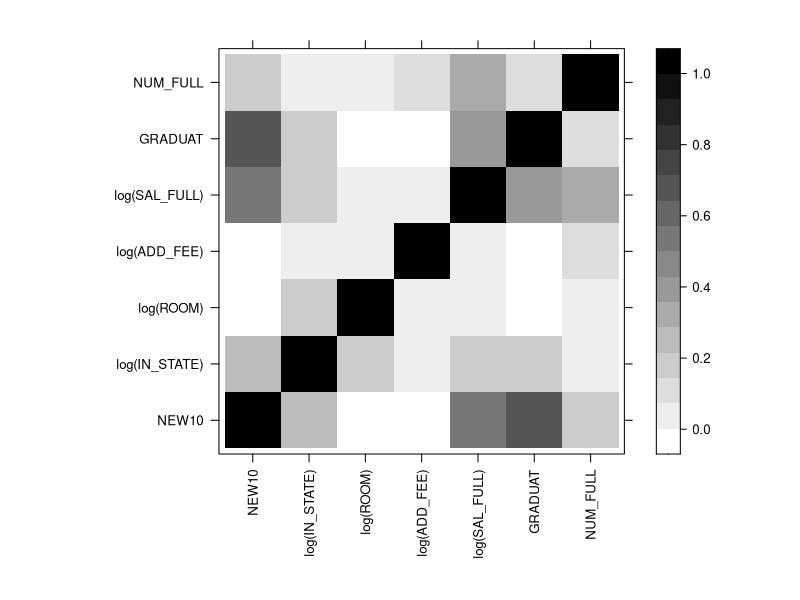
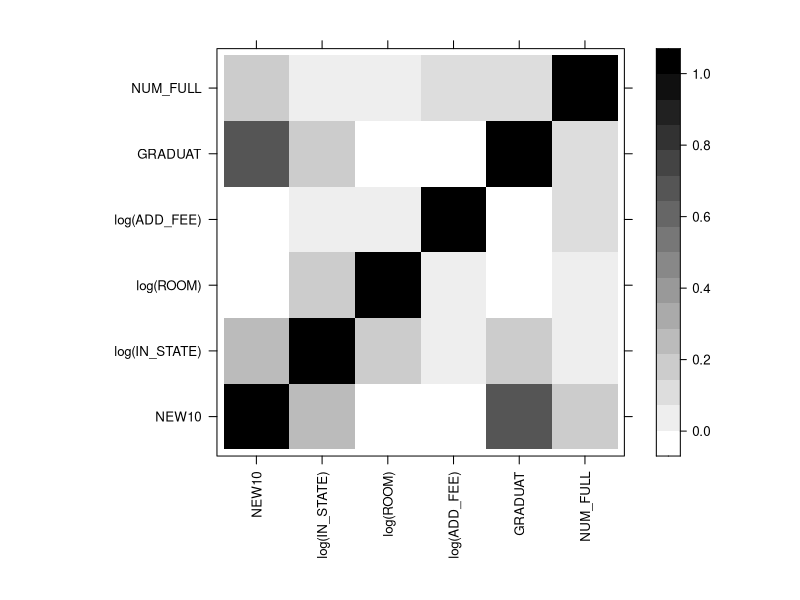
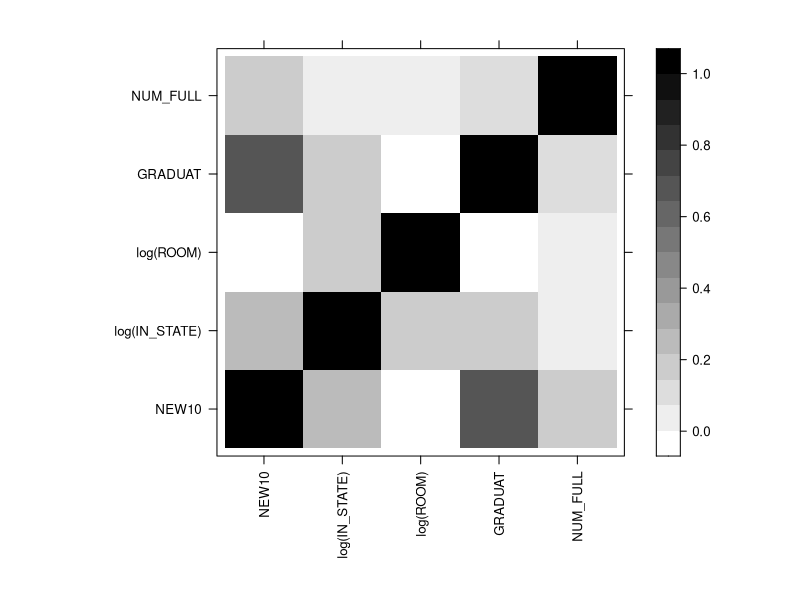
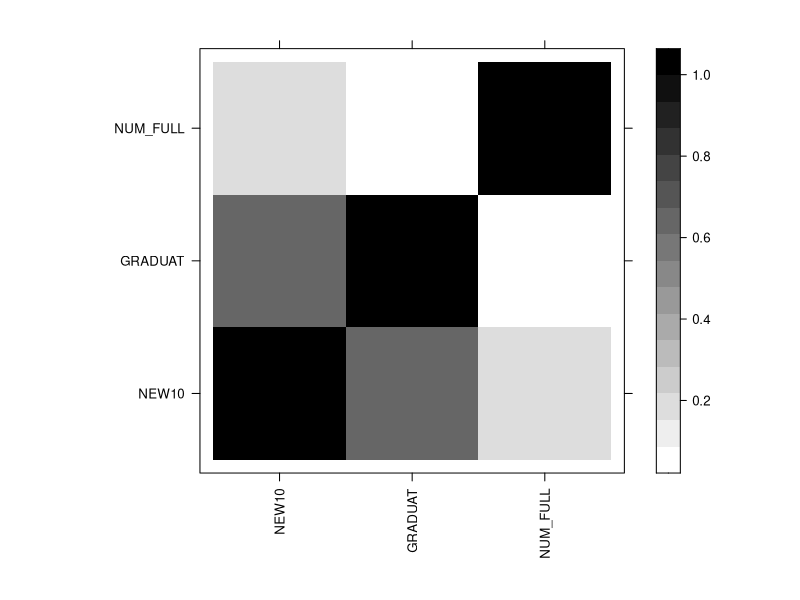
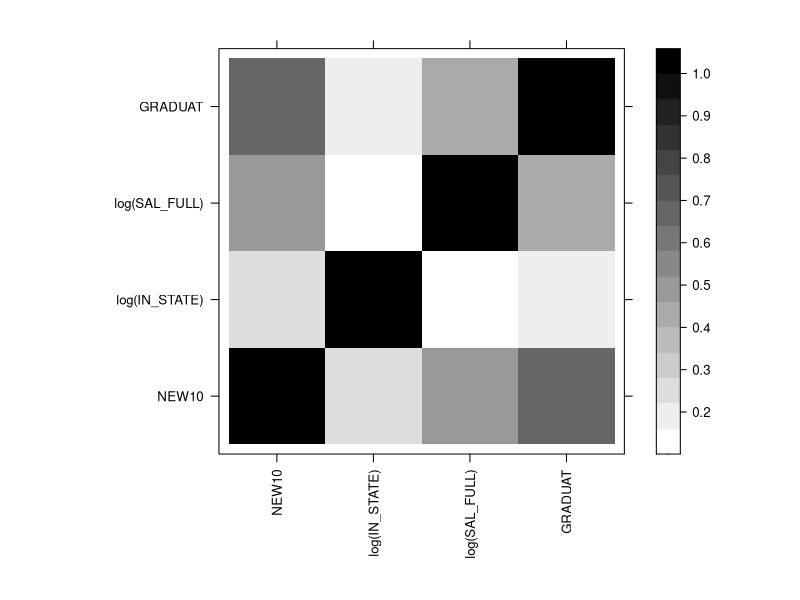
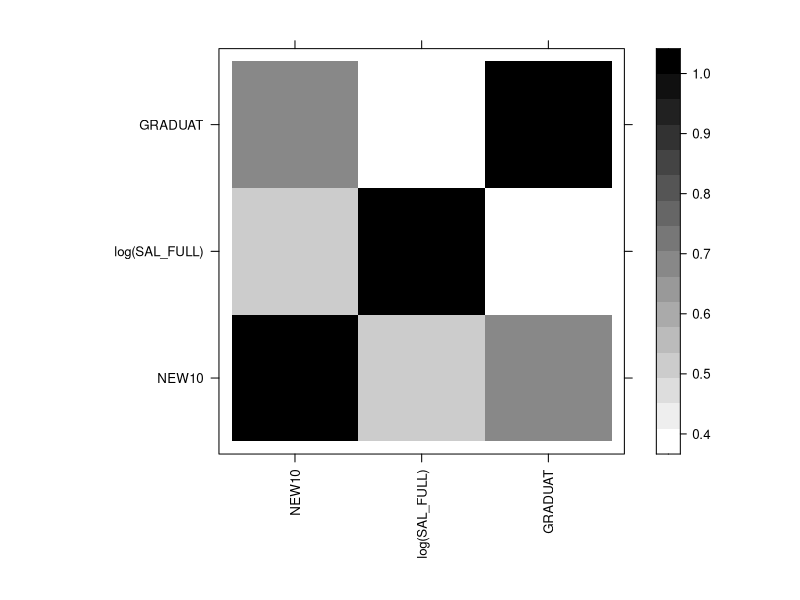

Here is the R script that generated these plots, in order:
library(MASS)
library(lattice)
library(latticeExtra)
library(e1071)

df <- read.csv2(file = "input-data/I.csv")
df <- subset(df, select = c(PPIND, NEW10, FULLTIME, IN_STATE, ROOM, ADD_FEE,
                            PH_D, GRADUAT, SAL_FULL, NUM_FULL))
df$PPIND <- factor(df$PPIND, labels = c("Public", "Private"))
df <- na.exclude(df)
df.priv <- subset(df, PPIND == "Private")

# all predictors with log
fit2 <- lm(NEW10 ~ FULLTIME + log(IN_STATE) + log(ROOM) + log(ADD_FEE) + 
           log(SAL_FULL) + PH_D + GRADUAT + NUM_FULL, data = df.priv)
summary(fit2)

# manual removing
fit2.manual <- lm(NEW10 ~ log(IN_STATE) + log(ROOM) + log(ADD_FEE) + 
                    log(SAL_FULL) + GRADUAT + NUM_FULL, data = df.priv)
summary(fit2.manual)
AIC(fit2.manual)
tune(lm, fit2.manual$call$formula, data = df.priv,
     tunecontrol = tune.control(sampling = "cross", cross = 36))
levelplot(cor(fit2.manual$model)^2, par.settings = list(regions = list(col = colorRampPalette(grey(1:0)))),
          scales = list(x = list(rot = 90)), xlab = "", ylab = "")

fit2.manual <- lm(NEW10 ~ log(IN_STATE) + log(ROOM) + log(ADD_FEE) + 
                                    GRADUAT + NUM_FULL, data = df.priv)
summary(fit2.manual)
AIC(fit2.manual)
tune(lm, fit2.manual$call$formula, data = df.priv,
     tunecontrol = tune.control(sampling = "cross", cross = 36))
levelplot(cor(fit2.manual$model)^2, par.settings = list(regions = list(col = colorRampPalette(grey(1:0)))),
          scales = list(x = list(rot = 90)), xlab = "", ylab = "")

fit2.manual <- lm(NEW10 ~ log(IN_STATE) + log(ROOM) + 
                    GRADUAT + NUM_FULL, data = df.priv)
summary(fit2.manual)
AIC(fit2.manual)
tune(lm, fit2.manual$call$formula, data = df.priv,
     tunecontrol = tune.control(sampling = "cross", cross = 36))
levelplot(cor(fit2.manual$model)^2, par.settings = list(regions = list(col = colorRampPalette(grey(1:0)))),
          scales = list(x = list(rot = 90)), xlab = "", ylab = "")

fit2.manual <- lm(NEW10 ~
                    GRADUAT + NUM_FULL, data = df.priv)
summary(fit2.manual)
AIC(fit2.manual)
tune(lm, fit2.manual$call$formula, data = df.priv,
     tunecontrol = tune.control(sampling = "cross", cross = 36))
levelplot(cor(fit2.manual$model)^2, par.settings = list(regions = list(col = colorRampPalette(grey(1:0)))),
          scales = list(x = list(rot = 90)), xlab = "", ylab = "")

# aic removing
fit2.aic <- stepAIC(fit2)
summary(fit2.aic)
AIC(fit2.aic)
tune(lm, fit2.aic$call$formula, data = df.priv,
     tunecontrol = tune.control(sampling = "cross", cross = 36))
levelplot(cor(fit2.aic$model)^2, par.settings = list(regions = list(col = colorRampPalette(grey(1:0)))),
          scales = list(x = list(rot = 90)), xlab = "", ylab = "")

fit2.aic <- update(fit2.aic, . ~ .  - log(IN_STATE))
summary(fit2.aic)
AIC(fit2.aic)
tune(lm, fit2.aic$call$formula, data = df.priv,
     tunecontrol = tune.control(sampling = "cross", cross = 36))
levelplot(cor(fit2.aic$model)^2, par.settings = list(regions = list(col = colorRampPalette(grey(1:0)))),
          scales = list(x = list(rot = 90)), xlab = "", ylab = "")


# general model
contrasts(df$PPIND) <- contr.treatment
contrasts(df$PPIND)
df$PPIND <- as.factor(df$PPIND)

gm <- lm(formula = NEW10 ~ (log(IN_STATE) + log(ADD_FEE) + GRADUAT + NUM_FULL) * PPIND, data = df)
summary(gm)
AIC(gm)
tune(lm, gm$call$formula, data = df,
     tunecontrol = tune.control(sampling = "cross", cross = 95))

gm.aic <- stepAIC(gm)
summary(gm.aic)
AIC(gm.aic)
tune(lm, gm.aic$call$formula, data = df,
     tunecontrol = tune.control(sampling = "cross", cross = 95))
